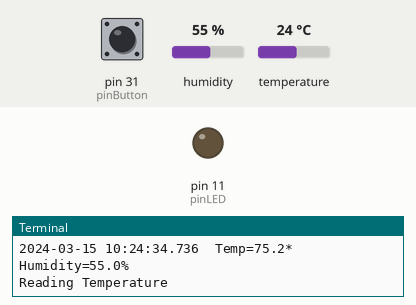
Recording of a program running on a simulated Raspberry Pi (header pin numbers). On the bench: output pins drawn as LEDs (lit = HIGH), the last lines printed to the terminal. The inputs (shaded band) are chosen by the test bench; at power-on: pin 31 (pinButton) LOW, humidity 55 %, temperature 24 °C. The clock reads 2024-03-15 10:24:30 at power-on unless the program sets it; files the program writes start out absent.

Above: at 5.0 s.
5.1 s: pin 31 (pinButton) pulled HIGH for 0.65 s
At 5.5 s:
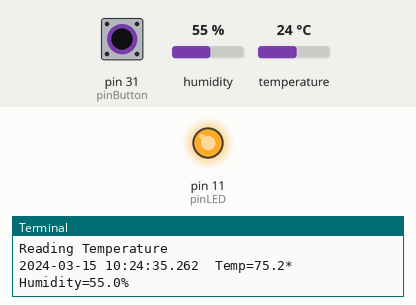
7.2 s: pin 31 (pinButton) pulled HIGH for 3.2 s
At 11.8 s:
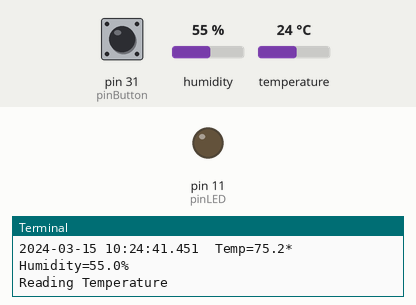
Timing chart, 0 to 13.3 s (numbered marks = the images above; inputs shaded):
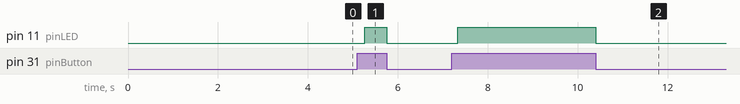

The program:

getTempOnButtonPress.py
```python
import sys
import time
import Adafruit_DHT
import RPi.GPIO as GPIO
import datetime

# Note GPIO module uses Physical PIN as reference. Physical PINs are numbered in order
# Note Adafruit_DHT uses BCM PIN as reference. BCM PINs are the numbers on the breakout board.

# Setup pins for GPIO
# LED on PIN 11, or BCM PIN 17
# Button on PIN 31, or BCM PIN 6
pinLED = 11
pinButton = 31

# Setup pins for Adafruit_DHT
# Sensor on PIN 7, or BCM PIN 4
pinTempSensor = 4

GPIO.setmode(GPIO.BOARD)
GPIO.setup(pinLED, GPIO.OUT)
GPIO.setup(pinButton, GPIO.IN)

# Set initial state of LED to "off"
GPIO.output(pinLED, GPIO.HIGH)

# Create sensor. We are using the AM2302 Sensor
# sensor_args = { '11': Adafruit_DHT.DHT11,
#                 '22': Adafruit_DHT.DHT22,
#                 '2302': Adafruit_DHT.AM2302 }
sensor = Adafruit_DHT.AM2302

# Function to convert Celsious to Fahrenheit
def CelsToFahr(a):
    return ((a*1.8 + 32.0))

# Create Loop Variable
i=0

# Create file connection to local file
f = open('TempReadings', 'w')
f.write("File created at " + datetime.datetime.fromtimestamp(time.time()).strftime('%Y-%m-%d %H:%M:%S') + '\n')
f.write("Time,Temperature (F),Humidity (%),\n")

# Create Loop to get temperature
while i == 0:
    # Read input from switch
    value = GPIO.input(pinButton)
    # If switch is released, turn light off, and do not take a reading
    if value:
        GPIO.output(pinLED, GPIO.HIGH)
    # If switch is pressed, print message, turn on light, read temperature, and print value
    else:
        print("Reading Temperature")
        GPIO.output(pinLED, GPIO.LOW)
        # Note: The time is the time in which the Raspberry Pi receives the data.
        # This means there could be delay between when the data is read from the sensor and the time stamp.
        # For our application, this difference is negligible.
        humidity, temperature = Adafruit_DHT.read_retry(sensor, pinTempSensor)
        timeStamp = datetime.datetime.utcnow().strftime('%Y-%m-%d %H:%M:%S.%f')[:-3]
        # Convert to Fahrenheit
        temperature = CelsToFahr(temperature)
        # Format strings
        temperatureStr = '{0:0.1f}'.format(temperature)
        humidityStr = '{0:0.1f}'.format(humidity)
        writeString = timeStamp + ',' + temperatureStr + ',' + humidityStr
        f.write(writeString + ',\n')
        print(timeStamp + '  Temp={0:0.1f}*  Humidity={1:0.1f}%'.format(temperature, humidity))
```

Measured:
- after the input at 5.1 s, pin 11 (pinLED): LOW → HIGH after 0.16 s, → LOW 0.49 s later
- after the input at 7.2 s, pin 11 (pinLED): LOW → HIGH after 0.13 s, → LOW 3.1 s later
